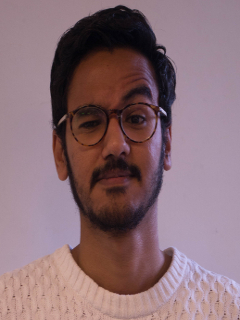
#> input picture Train set/Ali1.jpg, 240 x 320 px; its folder holds only this picture in this run
$ jupyter execute --allow-errors 'PCA Face Recognition.ipynb'   (shell and % lines are left out)   (older library calls are emulated)
#> lines starting #> are read from the running program, lines starting #| are printed output that depends on the picture
# Face Recognition Applied Math Project
### Mohamed Ali (MSCV) and Elizaveta Genke (MAIA)

[cell 1]
#Import necessary libraries
import numpy as np
import pandas as pd
import glob, os
import matplotlib.pylab as plt
import re

from skimage import transform as tf
from skimage import data
from skimage import io


from skimage import  io

import numpy as np
import matplotlib.pylab as plt
import seaborn as sns
from skimage import io
from skimage import transform as tf
from skimage import data, color
from skimage.transform import rescale, resize
import pandas as pd
from ipywidgets import interact, interactive, fixed, interact_manual
import ipywidgets as widgets

Open all .txt files in the folder and save coordinates of face features (right eye, left eye, nose tip, right mouth corner, left mouth corner) to an array (tabular data structure from pandas library). Sort this array in alphabetical order using names.

[cell 2]
files = glob.glob("./Train set/*.txt")
L = []
names =[]
for i in range(len(files)):
    x = np.loadtxt(files[i]).flatten()
    names.append(files[i].strip('./txt'))
    output = np.hstack(x)
    L.append(output)
    output = np.array(L)
    df = pd.DataFrame(output,index=names)

columns = pd.MultiIndex.from_product([['Right eye', 'Left eye', 'Nose tip', 'Right mouth corner' , 'Left mouth corner']
                                      , ['X', 'Y']],
names=['Feature', 'Position '])

#> (the rest of this cell did not finish here and is left out)

Let's plot all the facial feature positions in one plot:

[cell 3]
plt.figure(figsize=(5,5))
#> (the rest of this cell did not finish here and is left out)

Create an array of predefined feature positions in a 64x64 window.

[cell 4]
src = np.array([[13, 20], [50, 20], [34, 34], [16, 50], [48, 50]])

Define functions to open image as grey and to estimate transformation (using AffineTransform function).

[cell 5]
def GetImg(file):
#> called with file = './Train set/Ali1.jpg'
    img = io.imread(file,as_grey=True)
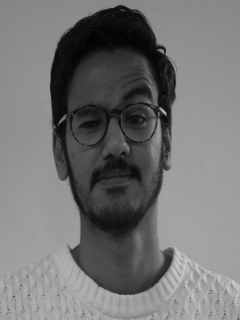
#> img: shape (320, 240) float64; min 0.00617, max 0.808, mean 0.455
    return img

[cell 6]
def TransForm(src,dst):
    tform3 = tf.AffineTransform()
    tform3.estimate(src, dst)
    return tform3.params

[cell 7]
from sklearn.decomposition import PCA
pca = PCA(n_components=2)
#> (the rest of this cell did not finish here and is left out)

Load all images and sort them.

[cell 8]
import os

Imgfiles = sorted(glob.glob("./Train set/*.jpg"))
files = sorted(glob.glob("./Train set/*.txt"))

Estimate Affine transform of every image facial features to predefined positions in a 64x64 window. Apply this transform to every pixel and save this to '/warped' folder.

#> (a cell that did not finish here is left out)

Define function that converts image into a vector in d-dimensional space (d=64x64=4096). Load a collection of image files as vectors and concatenate all images in the image collection into an array.

[cell 10]
def flatten(img):
    out=io.imread(img,as_grey=True).flatten()
    return out

Train_warped_Images = sorted(glob.glob("Trainwarped/*.jpg"))
Train_warped_Collection = io.ImageCollection(Train_warped_Images,load_func=flatten)
#> (the rest of this cell did not finish here and is left out)

Calculate mean vector and compute covariance matrix of "centralised" matrix of images using the formula below:
\begin{equation}
 \Sigma = \frac{1}{p-1} D^T D
\end{equation}

#> (a cell that did not finish here is left out)

Let's show mean image with points corresponding to predefined positions of facial features over it.

#> (a cell that did not finish here is left out)

Then we compute eigenvalues and eigenvectors of the covariance matrix.

#> (a cell that did not finish here is left out)

After this we choose 100 eigenvectors corresponding to the highest eigenvalues and create an array out of them (Ф projection matrix).

#> (a cell that did not finish here is left out)

[cell 15]
L=[]
#> (the rest of this cell did not finish here and is left out)

Then we create a matrix of every image feature vectors. This feature vectors we get by projecting every image into a PCA space by using formula:
\begin{equation}
\phi_i=X_iФ
\end{equation}

[cell 16]
Feature = []

#> (the rest of this cell did not finish here and is left out)

We create extract names for images in train and test set.

[cell 17]
TestImgfiles = sorted(glob.glob("./Test set/*.jpg"))
Testfiles = sorted(glob.glob("./Test set/*.txt"))

for i in range(len(TestImgfiles)):
    img = GetImg(TestImgfiles[i])
    x = np.loadtxt(Testfiles[i]).flatten()
    x = x.reshape(5,2)
    para = TransForm(src,x)
    warped = tf.warp( img, para, output_shape=(64,64))
    io.imsave('./Testwarped/{}.jpg'.format(TestImgfiles[i].strip('./Train set /jpg ')),warped)
len(TestImgfiles)

[cell 18]
train_names=sorted(glob.glob("Train set/*.txt"))
labels_train=[]
#> (the rest of this cell did not finish here and is left out)

[cell 19]
test_names=sorted(glob.glob("Test set/*.txt"))
labels_test=[]
for i in range (len(test_names)):
    filename_w_ext = os.path.basename(test_names[i])
    filename, file_extension = os.path.splitext(filename_w_ext)
    labels_test.append(re.sub(r'\d+', '', filename))
labels_test = np.array(labels_test)
print (labels_test)

Then we start testing our face recognition system. For every image from training set we calculate feature vector

[cell 20]
from numpy.linalg import norm
epsilon = 0

position1 = np.zeros((1,1),dtype=np.float128)
position2 = np.zeros((1,1),dtype=np.int64)
position3 = np.zeros((1,1),dtype=np.int64)

Testwarpedfiles = sorted(glob.glob("./Testwarped/*.jpg"))

test_images = io.ImageCollection('Testwarped/*.jpg',load_func=flatten) # change the test image dim and color
for i in range (len(test_images)):

    test_feature=test_images[i].dot(np.real(EigVecs).T)
    distance=norm(Feature-test_feature, axis=1, ord=2)

    #position = np.where(distance == distance.min())
    sortD = np.sort(distance)

    #print(first_match,position,sortD[0])

    position1 = np.where(distance == sortD[0])
    position2 = np.where(distance == sortD[1])
    position3 = np.where(distance == sortD[2])
    position4 = np.where(distance == sortD[3])
    position5 = np.where(distance == sortD[4])


    print(labels_test[i], ' : First match as --> ',labels_train[position1[0].item()],
          ' : Second match as --> ',labels_train[position2[0].item()]  ,
          ' : Third match as --> ',labels_train[position3[0].item()] ,
          ' : Fourth match as --> ',labels_train[position4[0].item()]  ,
          ' : Fifth match as --> ',labels_train[position5[0].item()]  ,
         )
    if (labels_test[i]   != (labels_train[position1[0].item()]) and
        labels_test[i]   != (labels_train[position2[0].item()]) and
        labels_test[i]   != (labels_train[position3[0].item()]) and
        labels_test[i]   != (labels_train[position4[0].item()]) and
        labels_test[i]   != (labels_train[position5[0].item()])):


        epsilon = epsilon + 1


#> (the rest of this cell did not finish here and is left out)


$ run again, on Train set/Boudissa2.jpg
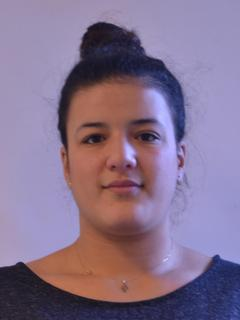
#> input picture Train set/Boudissa2.jpg, 240 x 320 px
#> in GetImg, `img = io.imread(file,as_grey=True)`:
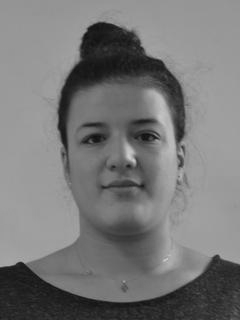
#> img: shape (320, 240) float64; min 0.0534, max 0.81, mean 0.472

$ run again, on Train set/Boudissa4.jpg
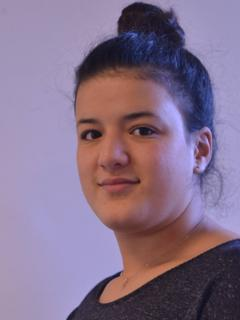
#> input picture Train set/Boudissa4.jpg, 240 x 320 px
#> in GetImg, `img = io.imread(file,as_grey=True)`:
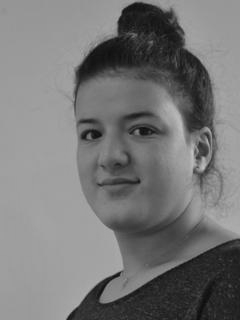
#> img: shape (320, 240) float64; min 0.0426, max 0.779, mean 0.469

$ run again, on Train set/Doiriel3.jpg
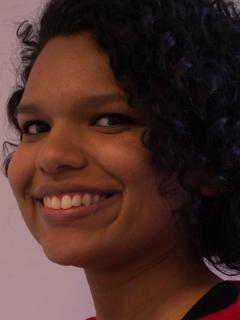
#> input picture Train set/Doiriel3.jpg, 240 x 320 px
#> in GetImg, `img = io.imread(file,as_grey=True)`:
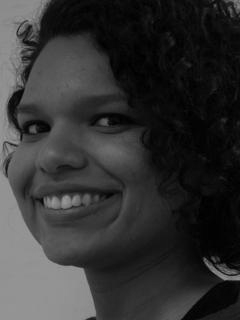
#> img: shape (320, 240) float64; min 0, max 0.627, mean 0.2

$ run again, on Train set/Alyafi_1.jpg
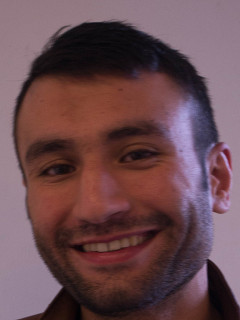
#> input picture Train set/Alyafi_1.jpg, 240 x 320 px
#> in GetImg, `img = io.imread(file,as_grey=True)`:
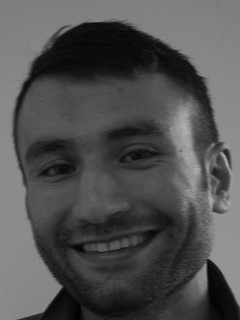
#> img: shape (320, 240) float64; min 0.00449, max 0.688, mean 0.318
